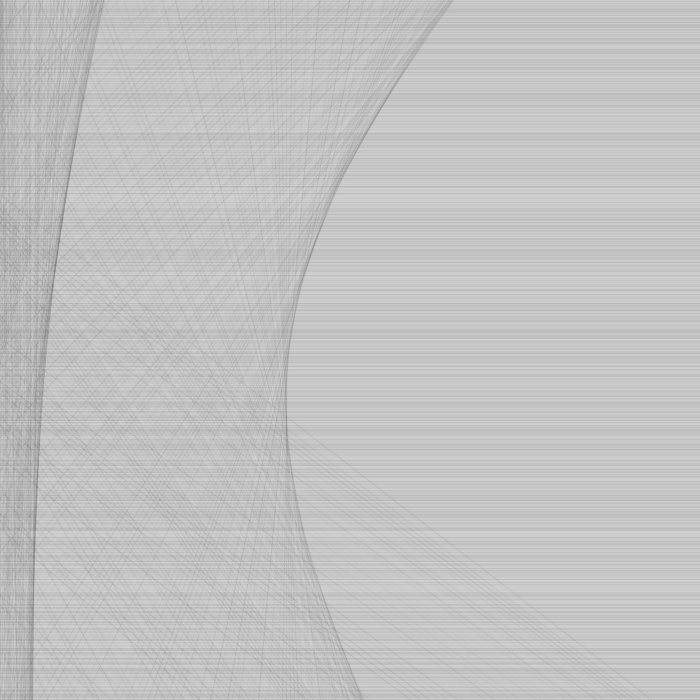
Frame 1 (no input)
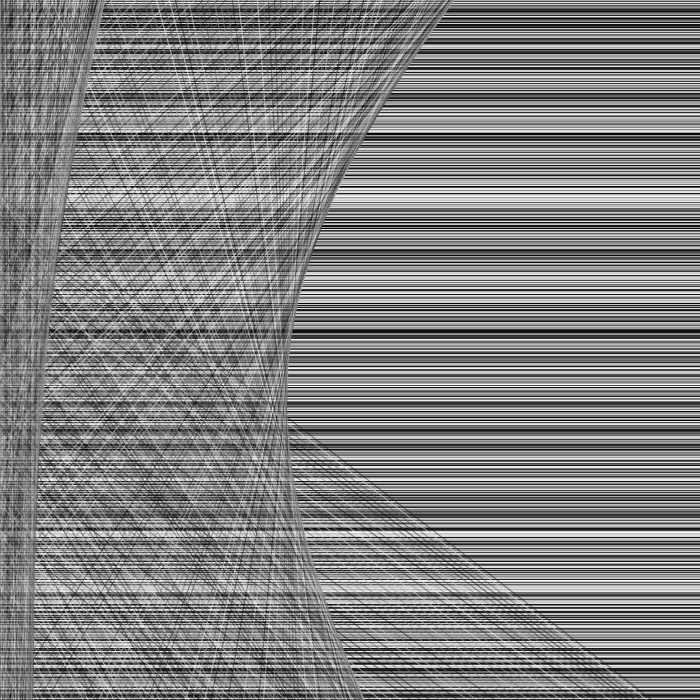
Frame 60 (the mouse pressed at the canvas centre just before this capture)
Frame 120 (the mouse held since frame 60 and released just before this capture): identical to frame 60, image omitted

The Processing sketch that drew these frames (run headless with seeded random() and noise(); from frame 60 on, the mouse is pressed at the canvas centre):

// Processing sketch: Make_Processing_10_8_FillingAnArrayInAForLoop
// ── Make_Processing_10_8_FillingAnArrayInAForLoop.pde
float[] gray;

void setup() {
  size(700, 700);
  gray = new float[width];
  for (int i=0; i< gray.length; i++) {
    gray[i] = random(0, 255);
  }
}

void draw() {
  for (int i = 0; i < gray.length; i++) {
    
    stroke(gray[i],20);
    line(i*sin(radians(i)), 0, i*cos(radians(i)), height);
    line(0, i, width, i);
  }
}
